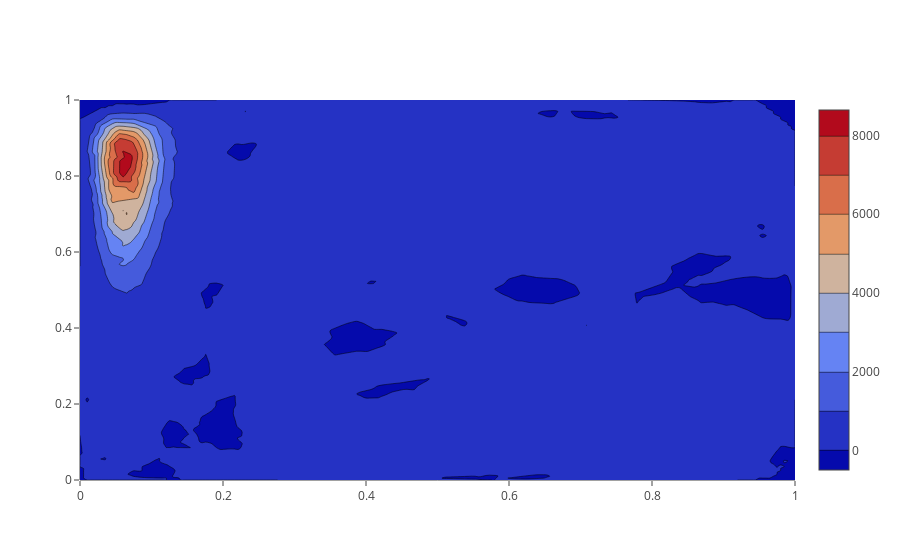

The code cell stored with this chart in its notebook:
### Code cell
df_new=df_p
x=df_new['f']
y=df_new['pv']
z=df_new[sp]
resX=200
resY=200
xi = np.linspace(min(x), max(x), resX)
yi = np.linspace(min(y), max(y), resY)
grid_x,grid_y = np.meshgrid(xi,yi)

Z = griddata(df_new[['f','pv']],df_new[sp], (grid_x, grid_y), method='linear')
import plotly.graph_objs as go
data=[
    go.Contour(
    z=np.nan_to_num(Z),
    x=xi,
    y=yi    
    )
]
pyoff.iplot(data)

### Figure 1 — Plotly figure (JSON) as saved in the notebook; plotly's stock layout.template omitted (floating-point values rounded to 4 significant figures; data arrays with more than 128 entries replaced by an {"elided": "..."} marker saying what was removed)
{"data": [{"autocontour": true, "contours": {"end": 8000, "size": 1000, "start": 0}, "type": "contour", "uid": "976ca9b5-e40c-4608-9d94-d70e5cf62695", "x": {"elided": "200 float values"}, "y": {"elided": "200 float values"}, "z": {"elided": "200x200 float values"}, "zauto": true, "zmax": 8650.0, "zmin": -344.0}], "layout": {"autosize": true, "xaxis": {"autorange": true, "range": [0, 1], "type": "linear"}, "yaxis": {"autorange": true, "range": [0, 1], "type": "linear"}}}
